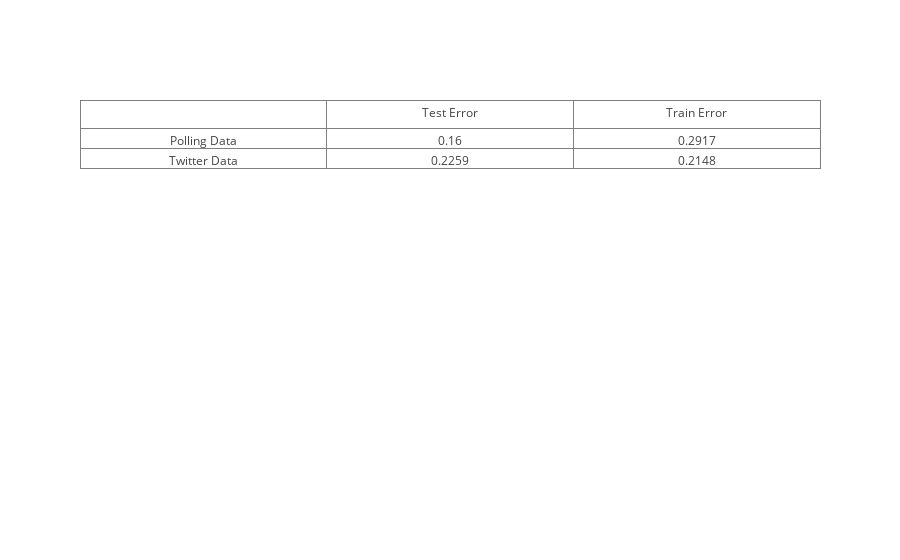

Here is the notebook cell this chart was saved with:
### Code cell
# create a table to compare the testing and training error of using the two
# different datasets in a linear svm to predict the election outcome
# Table 2

trace = go.Table(
    header=dict(values=['', 'Test Error', 'Train Error']),
    cells=dict(values=[['Polling Data', 'Twitter Data'],
                       [0.16, 0.2259],
                       [0.2917, 0.2148]]))

data = [trace] 
iplot(data, filename = 'basic_table')

### Figure 1 — Plotly figure (JSON) as saved in the notebook; plotly's stock layout.template omitted (floating-point values rounded to 4 significant figures)
{"data": [{"cells": {"values": [["Polling Data", "Twitter Data"], [0.16, 0.2259], [0.2917, 0.2148]]}, "header": {"values": ["", "Test Error", "Train Error"]}, "type": "table"}], "layout": {}}
